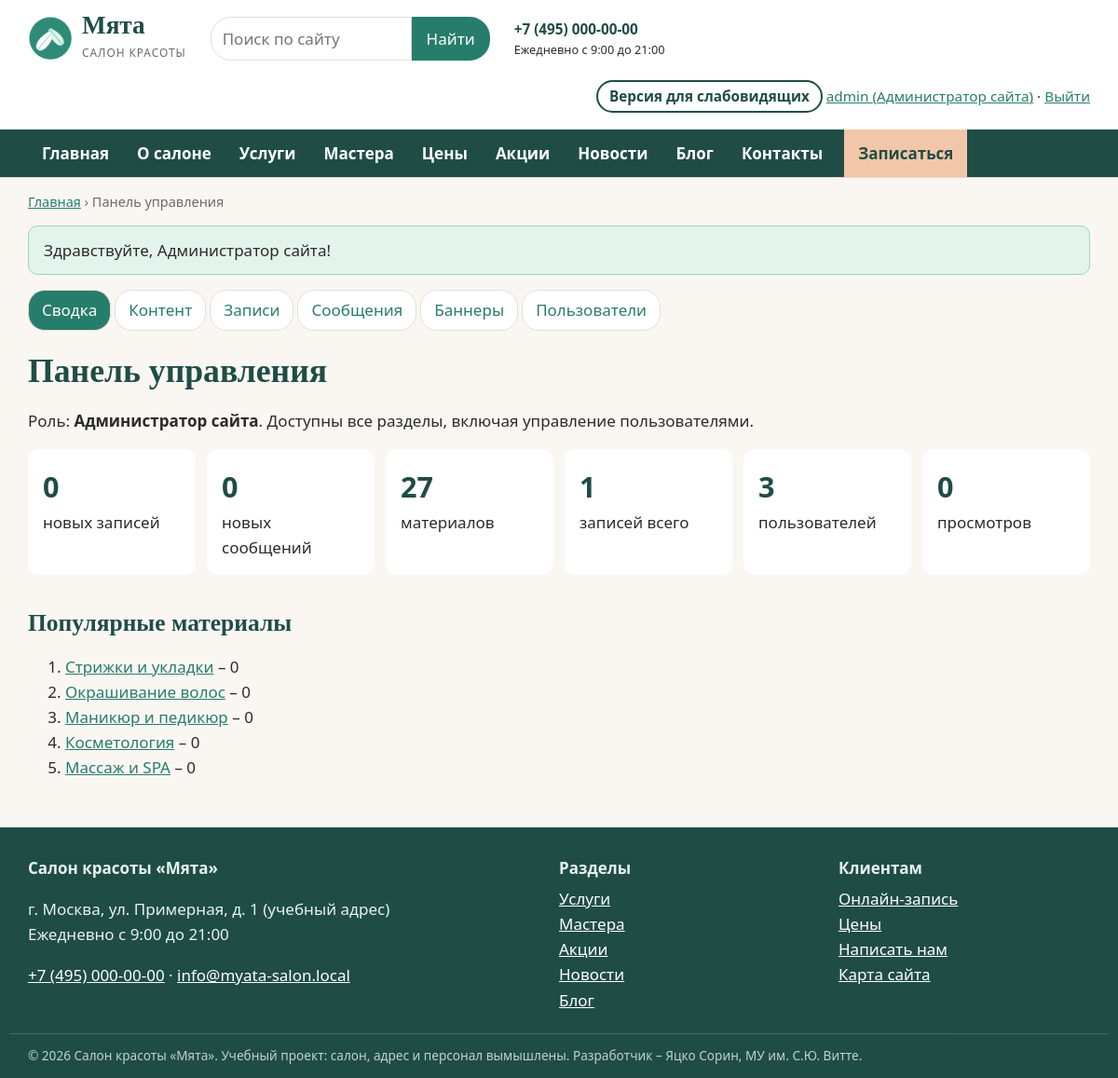
/admin/index.php (signed in), run on the app's committed database.
### tables this page shows
CREATE TABLE users (
  id INT AUTO_INCREMENT PRIMARY KEY,
  login VARCHAR(40) NOT NULL UNIQUE,
  password_hash VARCHAR(255) NOT NULL,
  name VARCHAR(100) NOT NULL,
  email VARCHAR(120) NOT NULL UNIQUE,
  phone VARCHAR(30) NOT NULL DEFAULT '',
  role ENUM('admin','manager','client') NOT NULL DEFAULT 'client',
  is_active TINYINT(1) NOT NULL DEFAULT 1,
  created_at DATETIME NOT NULL DEFAULT CURRENT_TIMESTAMP
);

CREATE TABLE articles (
  id INT AUTO_INCREMENT PRIMARY KEY,
  section VARCHAR(20) NOT NULL,
  slug VARCHAR(100) NOT NULL,
  title VARCHAR(200) NOT NULL,
  summary VARCHAR(400) NOT NULL,
  body TEXT NOT NULL,
  image VARCHAR(120) NOT NULL DEFAULT '',
  price INT NULL,
  duration INT NULL,
  is_published TINYINT(1) NOT NULL DEFAULT 1,
  views INT NOT NULL DEFAULT 0,
  created_at DATETIME NOT NULL DEFAULT CURRENT_TIMESTAMP,
  updated_at DATETIME NULL,
  UNIQUE KEY uq_section_slug (section, slug),
  FULLTEXT KEY ft_search (title, summary, body),
  CONSTRAINT fk_articles_section FOREIGN KEY (section) REFERENCES sections(code)
);

CREATE TABLE sections (
  code VARCHAR(20) PRIMARY KEY,
  title VARCHAR(60) NOT NULL,
  description VARCHAR(255) NOT NULL,
  sort INT NOT NULL DEFAULT 0
);

### config.php (called while the page is built, shortened)
<?php
$config = [
    'db_host'   => 'localhost',
    'db_port'   => 3306,
    'db_name'   => 'salon_myata',
    'db_user'   => 'root',
    'db_pass'   => '',
    'site_name' => 'Салон красоты «Мята»',
    'phone'     => '+7 (495) 000-00-00',
    'email'     => 'info@myata-salon.local',
    'address'   => 'г. Москва, ул. Примерная, д. 1 (учебный адрес)',
    'hours'     => 'Ежедневно с 9:00 до 21:00',
];
return $config;

### includes/bootstrap.php (called while the page is built, shortened)
<?php
$CONFIG = require __DIR__ . '/../config.php';
try {
    $pdo = new PDO(
        sprintf('mysql:host=%s;port=%d;dbname=%s;charset=utf8mb4',
            $CONFIG['db_host'], $CONFIG['db_port'], $CONFIG['db_name']),
        $CONFIG['db_user'],
        $CONFIG['db_pass'],
        [PDO::ATTR_ERRMODE => PDO::ERRMODE_EXCEPTION, PDO::ATTR_DEFAULT_FETCH_MODE => PDO::FETCH_ASSOC]
    );
} catch (PDOException $e) {
    http_response_code(500);
    exit('<h1>Нет подключения к базе данных</h1><p>Проверьте настройки в config.php '
        . 'и импортируйте database/salon_myata.sql.</p>');
}
require __DIR__ . '/functions.php';
require __DIR__ . '/auth.php';

### includes/auth.php (called while the page is built, shortened)
<?php
function current_user(): ?array
{
    static $user = false;
    if ($user === false) {
        $user = null;
        if (!empty($_SESSION['uid'])) {
            $st = db()->prepare('SELECT id, login, name, email, phone, role FROM users WHERE id = ? AND is_active = 1');
            $st->execute([$_SESSION['uid']]);
            $user = $st->fetch() ?: null;
        }
    }
    return $user;
}
function require_login(): array
{
    $u = current_user();
    return $u;
}
function require_role(string ...$roles): array
{
    $u = require_login();
    return $u;
}

### admin/index.php (the view, shortened to what this page needs)
<?php
require __DIR__ . '/../includes/bootstrap.php';
$user = require_role('admin', 'manager');
$c = db()->query("SELECT
    (SELECT COUNT(*) FROM articles) articles,
    (SELECT COUNT(*) FROM bookings WHERE status = 'new') new_bookings,
    (SELECT COUNT(*) FROM bookings) bookings,
    (SELECT COUNT(*) FROM messages WHERE status = 'new') new_messages,
    (SELECT COUNT(*) FROM users) users,
    (SELECT COALESCE(SUM(views), 0) FROM articles) views")->fetch();
$top = db()->query('SELECT section, slug, title, views FROM articles ORDER BY views DESC LIMIT 5')->fetchAll();
$crumbs = [['Панель управления']];
require __DIR__ . '/../includes/header.php';
require __DIR__ . '/_nav.php';
?>
<h1>Панель управления</h1>
<p>Роль: <strong><?= e(ROLES[$user['role']]) ?></strong>.
<?= $user['role'] === 'admin' ? 'Доступны все разделы, включая управление пользователями.' : 'Доступны контент, записи, сообщения и баннеры.' ?></p>
<div class="stats">
    <a href="<?= e(url('admin/bookings.php')) ?>"><strong><?= (int) $c['new_bookings'] ?></strong> новых записей</a>
    <a href="<?= e(url('admin/messages.php')) ?>"><strong><?= (int) $c['new_messages'] ?></strong> новых сообщений</a>
    <a href="<?= e(url('admin/articles.php')) ?>"><strong><?= (int) $c['articles'] ?></strong> материалов</a>
    <span><strong><?= (int) $c['bookings'] ?></strong> записей всего</span>
    <span><strong><?= (int) $c['users'] ?></strong> пользователей</span>
    <span><strong><?= (int) $c['views'] ?></strong> просмотров</span>
</div>
<h2>Популярные материалы</h2>
<ol><?php foreach ($top as $t): ?><li><a href="<?= e(article_url($t)) ?>"><?= e($t['title']) ?></a> – <?= (int) $t['views'] ?></li><?php endforeach; ?></ol>
<?php require __DIR__ . '/../includes/footer.php'; ?>

### includes/header.php (shortened to what this page needs)
<?php
$v = vi();
$user = current_user();
$crumbs = $crumbs ?? [];
$current = substr($_SERVER['SCRIPT_NAME'], strlen(ROOT_URL) + 1);
$curSection = $_GET['s'] ?? '';
$menu = [
    ['index.php', 'Главная', ''], ['about.php', 'О салоне', ''],
    ['section.php', 'Услуги', 'services'], ['section.php', 'Мастера', 'masters'],
    ['prices.php', 'Цены', ''], ['section.php', 'Акции', 'promo'],
    ['section.php', 'Новости', 'news'], ['section.php', 'Блог', 'blog'],
    ['contacts.php', 'Контакты', ''],
];
$bodyClass = $v['on'] ? 'vi vi-size-' . $v['size'] . ' vi-' . $v['scheme']
    . ($v['img'] ? '' : ' vi-noimg') . ($v['space'] ? ' vi-space' : '') : '';
?>
<!doctype html>
<html lang="ru">
<head>
    <link rel="stylesheet" href="<?= e(url('assets/css/style.css')) ?>">
</head>
<body class="<?= e($bodyClass) ?>">
<header class="site-header">
    <div class="wrap header-top">
        <a class="logo" href="<?= e(url()) ?>">
            <img src="<?= e(url('assets/img/logo.png')) ?>" alt="" width="48" height="48">
            <span><strong>Мята</strong><small>салон красоты</small></span>
        </a>
        <form class="search" action="<?= e(url('search.php')) ?>" method="get" role="search">
            <input id="q" type="search" name="q" placeholder="Поиск по сайту" value="<?= e($_GET['q'] ?? '') ?>">
            <button type="submit">Найти</button>
        </form>
        <div class="header-contacts">
            <a href="tel:<?= e(preg_replace('/[^\d+]/', '', cfg('phone'))) ?>"><?= e(cfg('phone')) ?></a>
            <small><?= e(cfg('hours')) ?></small>
        </div>
        <div class="header-actions">
            <?php if (!$v['on']): ?>
                <a class="btn-vi" href="<?= e(url('vi.php?vi=1&back=' . urlencode($_SERVER['REQUEST_URI'] ?? ''))) ?>"
                   title="Версия для слабовидящих">Версия для слабовидящих</a>
            <?php endif; ?>
            <?php if ($user): ?>
                <a href="<?= e(url($user['role'] === 'client' ? 'cabinet.php' : 'admin/index.php')) ?>">
                    <?= e($user['login']) ?> (<?= e(ROLES[$user['role']]) ?>)</a> ·
                <a href="<?= e(url('logout.php')) ?>">Выйти</a>
            <?php else: ?>
                <a href="<?= e(url('login.php')) ?>">Вход</a> · <a href="<?= e(url('register.php')) ?>">Регистрация</a>
            <?php endif; ?>
        </div>
    </div>
    <nav class="main-nav" aria-label="Главное меню">
        <div class="wrap">
            <ul>
                <?php foreach ($menu as [$file, $label, $menuSec]):
                    $href = $menuSec ? "section.php?s=$menuSec" : $file;
                    $active = $current === $file && ($menuSec === '' || $menuSec === $curSection); ?>
                    <li><a href="<?= e(url($href)) ?>"<?= $active ? ' class="active" aria-current="page"' : '' ?>><?= e($label) ?></a></li>
                <?php endforeach; ?>
                <li><a class="nav-cta" href="<?= e(url('booking.php')) ?>">Записаться</a></li>
            </ul>
        </div>
    </nav>
</header>
<main id="main" class="wrap">
<?php if ($crumbs): ?>
    <nav class="crumbs" aria-label="Навигационная цепочка">
        <a href="<?= e(url()) ?>">Главная</a>
        <?php foreach ($crumbs as $crumb): ?> › <?= isset($crumb[1]) ? '<a href="' . e($crumb[1]) . '">' . e($crumb[0]) . '</a>' : '<span>' . e($crumb[0]) . '</span>' ?><?php endforeach; ?>
    </nav>
<?php endif; ?>
<?= flashes() ?>

### includes/footer.php (shortened to what this page needs)
</main>
<footer class="site-footer">
    <div class="wrap footer-grid">
        <div>
            <strong>Салон красоты «Мята»</strong>
            <p><?= e(cfg('address')) ?><br><?= e(cfg('hours')) ?></p>
            <p><a href="tel:<?= e(preg_replace('/[^\d+]/', '', cfg('phone'))) ?>"><?= e(cfg('phone')) ?></a> ·
               <a href="mailto:<?= e(cfg('email')) ?>"><?= e(cfg('email')) ?></a></p>
        </div>
        <div>
            <strong>Разделы</strong>
            <ul>
                <?php foreach (sections() as $code => $s): ?>
                    <li><a href="<?= e(url('section.php?s=' . $code)) ?>"><?= e($s['title']) ?></a></li>
                <?php endforeach; ?>
            </ul>
        </div>
        <div>
            <strong>Клиентам</strong>
            <ul>
                <li><a href="<?= e(url('booking.php')) ?>">Онлайн-запись</a></li>
                <li><a href="<?= e(url('prices.php')) ?>">Цены</a></li>
                <li><a href="<?= e(url('contacts.php')) ?>">Написать нам</a></li>
                <li><a href="<?= e(url('sitemap.php')) ?>">Карта сайта</a></li>
            </ul>
        </div>
    </div>
    <div class="wrap footer-note">
        © 2026 Салон красоты «Мята». Учебный проект: салон, адрес и персонал вымышлены.
        Разработчик – Яцко Сорин, МУ им. С.Ю. Витте.
    </div>
</footer>
</body>
</html>

### assets/css/style.css (style rules this page uses)
:root { --mint: #277D6B; --mint-dark: #1F4D46; --mint-light: #DFF2EC; --cream: #FAF7F2; --peach: #F2C6A8; --text: #2B2B2B; --muted: #6B6B6B; --line: #E3DED6; --white: #FFFFFF; --radius: 14px; --font: "Segoe UI", Roboto, "PT Sans", Arial, sans-serif; --font-head: Georgia, "PT Serif", "Times New Roman", serif; }
* { box-sizing: border-box; }
html { font-size: 17px; }
body { margin: 0; font-family: var(--font); color: var(--text); background: var(--cream); line-height: 1.6; }
a { color: var(--mint); }
h1, h2, h3 { font-family: var(--font-head); color: var(--mint-dark); line-height: 1.25; }
h1 { font-size: 2.1rem; margin: .6em 0 .4em; }
h2 { font-size: 1.5rem; margin: 1.4em 0 .6em; }
img { max-width: 100%; height: auto; display: block; }
.wrap { max-width: 1180px; margin: 0 auto; padding: 0 20px; }
.site-header { background: var(--white); border-bottom: 1px solid var(--line); }
.header-top { display: flex; align-items: center; gap: 18px 26px; padding: 14px 20px; flex-wrap: wrap; }
.logo { display: flex; align-items: center; gap: 10px; text-decoration: none; color: var(--mint-dark); }
.logo strong { display: block; font-family: var(--font-head); font-size: 1.6rem; line-height: 1; }
.logo small { color: var(--muted); letter-spacing: .08em; text-transform: uppercase; font-size: .7rem; }
.search { display: flex; flex: 0 1 300px; min-width: 200px; }
.search input { flex: 1; min-width: 0; padding: 9px 12px; border: 1px solid var(--line); border-radius: 22px 0 0 22px; font: inherit; }
.search button { flex-shrink: 0; padding: 9px 16px; border: 0; background: var(--mint); color: #fff; border-radius: 0 22px 22px 0; cursor: pointer; font: inherit; }
.header-contacts { display: flex; flex-direction: column; font-size: .9rem; }
.header-contacts a { font-weight: 700; text-decoration: none; color: var(--mint-dark); }
.header-actions { margin-left: auto; font-size: .9rem; text-align: right; }
.btn-vi { display: inline-block; border: 2px solid var(--mint-dark); border-radius: 20px; padding: 3px 12px; text-decoration: none; color: var(--mint-dark); font-weight: 600; margin-bottom: 4px; }
.main-nav { background: var(--mint-dark); }
.main-nav ul { list-style: none; margin: 0; padding: 0; display: flex; flex-wrap: wrap; }
.main-nav a { display: block; padding: 12px 15px; color: #fff; text-decoration: none; font-weight: 600; }
.main-nav .nav-cta { background: var(--peach); color: var(--mint-dark); border-radius: 0; margin-left: 8px; }
.crumbs { font-size: .85rem; margin-top: 14px; color: var(--muted); }
.stats { display: grid; grid-template-columns: repeat(auto-fill, minmax(170px, 1fr)); gap: 12px; }
.stats > * { background: var(--white); padding: 16px; border-radius: 12px; text-decoration: none; color: var(--text); }
.stats strong { display: block; font-size: 1.8rem; color: var(--mint-dark); }
.site-footer { background: var(--mint-dark); color: #E6F2EE; margin-top: 50px; padding: 30px 0 14px; }
.site-footer a { color: #fff; }
.footer-grid { display: grid; grid-template-columns: 2fr 1fr 1fr; gap: 30px; }
.footer-grid ul { list-style: none; padding: 0; margin: 6px 0; }
.footer-note { font-size: .8rem; opacity: .8; margin-top: 16px; border-top: 1px solid rgba(255,255,255,.2); padding-top: 12px; }

### data on the page
users: login "admin", role "Администратор сайта"
articles: title "Стрижки и укладки", views "0"
articles: title "Окрашивание волос", views "0"
articles: title "Маникюр и педикюр", views "0"
articles: title "Косметология", views "0"
articles: title "Массаж и SPA", views "0"
sections: title "Услуги"
sections: title "Мастера"
sections: title "Акции"
sections: title "Новости"
sections: title "Блог"

### other printed values
cfg('phone') "+7 (495) 000-00-00"
cfg('hours') "Ежедневно с 9:00 до 21:00"
$label "Главная"
$label "О салоне"
$label "Услуги"
$label "Мастера"
$label "Цены"
$label "Акции"
$label "Новости"
$label "Блог"
$label "Контакты"
$crumb[0] "Панель управления"
$text "Здравствуйте, Администратор сайта!"
$l "Сводка"
$l "Контент"
